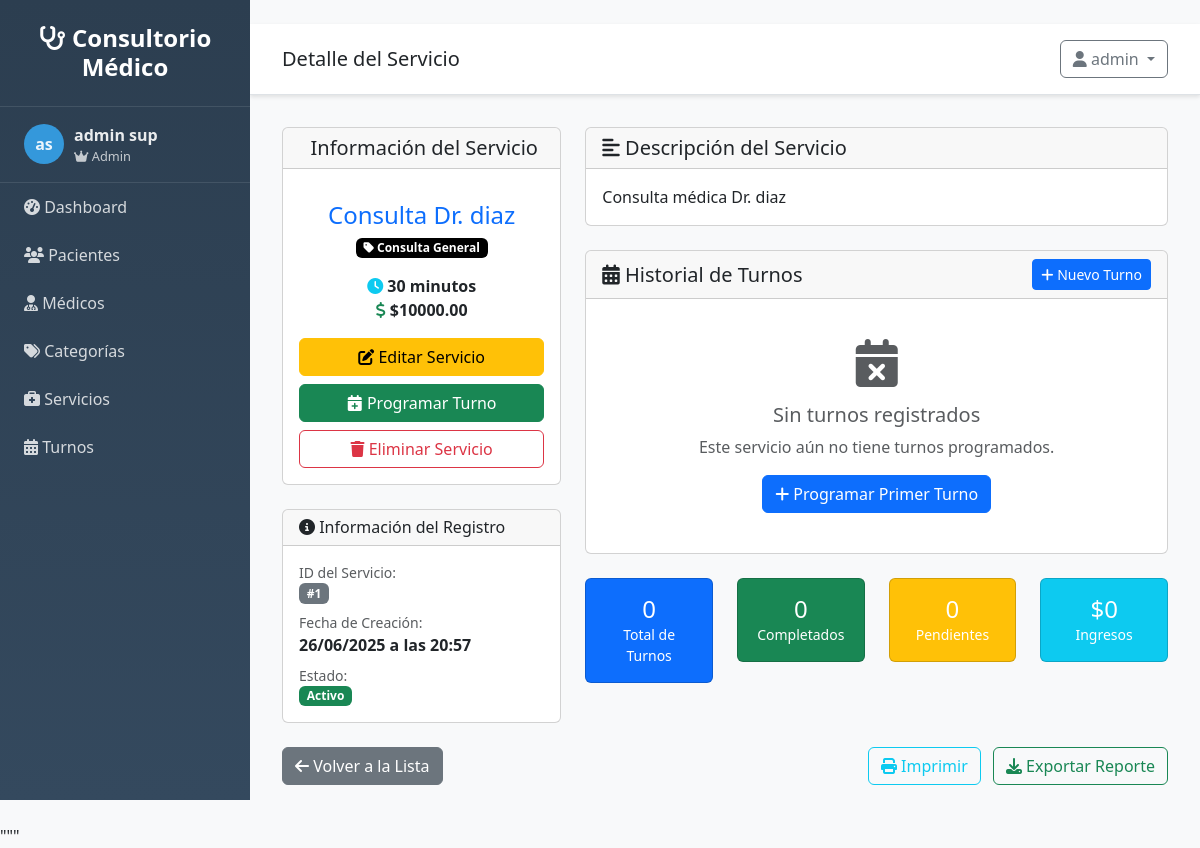
/servicios/1 (signed in), run on an earlier commit of the app's database.
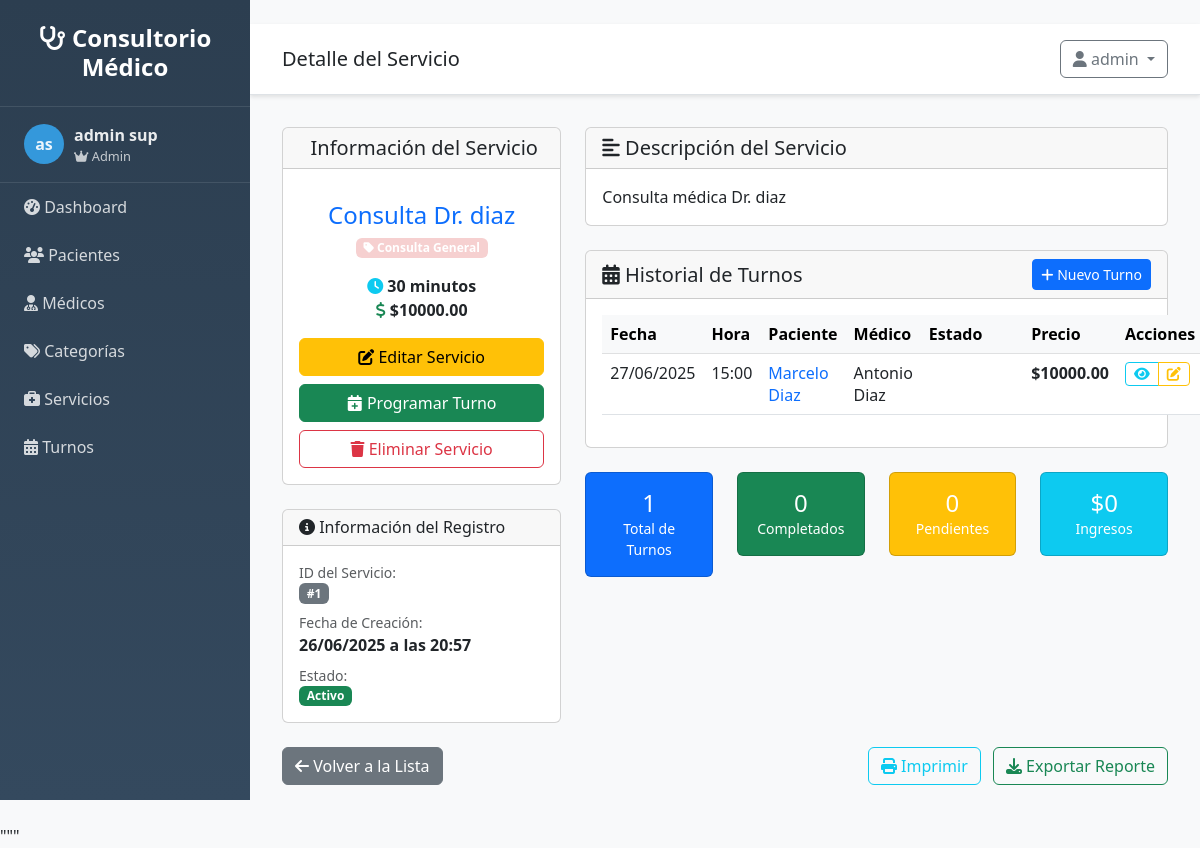
And on a later commit of the database.
### src/models/turno.py (models this page shows, shortened)
class Turno(db.Model):
    __tablename__ = 'turnos'
    id = db.Column(db.Integer, primary_key=True)
    fecha = db.Column(db.Date, nullable=False)
    hora = db.Column(db.Time, nullable=False)
    estado = db.Column(db.String(20), default='pendiente')  # pendiente, confirmado, completado, cancelado
    observaciones = db.Column(db.Text, nullable=True)
    precio_final = db.Column(db.Numeric(10, 2), nullable=True)
    fecha_creacion = db.Column(db.DateTime, default=datetime.utcnow)
    cliente_id = db.Column(db.Integer, db.ForeignKey('clientes.id'), nullable=False)
    profesional_id = db.Column(db.Integer, db.ForeignKey('profesionales.id'), nullable=False)
    servicio_id = db.Column(db.Integer, db.ForeignKey('servicios.id'), nullable=False)

### src/models/cliente.py (models this page shows, shortened)
class Cliente(db.Model):
    __tablename__ = 'clientes'
    id = db.Column(db.Integer, primary_key=True)
    nombre = db.Column(db.String(100), nullable=False)
    apellido = db.Column(db.String(100), nullable=False)
    telefono = db.Column(db.String(20), nullable=True)
    email = db.Column(db.String(120), nullable=True)
    fecha_creacion = db.Column(db.DateTime, default=datetime.utcnow)
    activo = db.Column(db.Boolean, default=True)
    turnos = db.relationship('Turno', backref='cliente', lazy=True)
    @property
    def nombre_completo(self):
        return f"{self.nombre} {self.apellido}"

### src/models/profesional.py (models this page shows, shortened)
class Profesional(db.Model):
    __tablename__ = 'profesionales'
    id = db.Column(db.Integer, primary_key=True)
    nombre = db.Column(db.String(100), nullable=False)
    apellido = db.Column(db.String(100), nullable=False)
    telefono = db.Column(db.String(20), nullable=True)
    email = db.Column(db.String(120), nullable=True)
    especialidad = db.Column(db.String(100), nullable=True)
    activo = db.Column(db.Boolean, default=True)
    fecha_creacion = db.Column(db.DateTime, default=datetime.utcnow)
    turnos = db.relationship('Turno', backref='profesional', lazy=True)
    @property
    def nombre_completo(self):
        return f"{self.nombre} {self.apellido}"

### src/routes/servicios.py (the view)
@servicios_bp.route('/<int:id>')
@login_required
def detalle(id):
    servicio = ServicioService.get_servicio_by_id(id)
    if not servicio:
        flash('Servicio no encontrado', 'error')
        return redirect(url_for('servicios.listar'))
    return render_template('servicios/detalle.html', servicio=servicio)

### src/app.py (called while the page is built)
def create_app(config=None):
    app = Flask(__name__,
                template_folder='../templates',
                static_folder='../static')
    if config:
        app.config.update(config)
    else:
        app.config.from_object(Config)
    init_db(app)
    init_auth(app)
    @app.context_processor
    def inject_user():
        from flask_login import current_user
        return dict(
            current_user=current_user,
            today=date.today(),
            now=datetime.now()
        )
    register_blueprints(app)
    register_template_filters(app)
    register_error_handlers(app)
    @app.route('/')
    def root():
        if current_user.is_authenticated:
            return redirect(url_for('main.index'))
        return redirect(url_for('auth.login'))
    return app

### src/auth.py (called while the page is built)
@login_manager.user_loader
def load_user(user_id):
    try:
        from src.models.usuario import Usuario
        return Usuario.query.get(int(user_id))
    except:
        return None

### src/models/usuario.py (called while the page is built)
    @property
    def nombre_completo(self):
        return f"{self.nombre} {self.apellido}"

    def is_admin(self):
        return self.rol == 'admin'

### templates/servicios/detalle.html (shortened to what the changed rows need)
{% extends "base.html" %}
{% block content %}
<div class="row">
    <div class="col-md-8">
        <div class="card">
            <div class="card-body">
                {% if servicio.turnos %}
                    <div class="table-responsive">
                        <table class="table table-hover">
                            <thead class="table-light">
                                <tr>
                                    <th>Fecha</th>
                                    <th>Hora</th>
                                    <th>Paciente</th>
                                    <th>Médico</th>
                                    <th>Estado</th>
                                    <th>Precio</th>
                                    <th>Acciones</th>
                                </tr>
                            </thead>
                            <tbody>
                                {% for turno in servicio.turnos|sort(attribute='fecha', reverse=true) %}
                                <tr>
                                    <td>{{ turno.fecha.strftime('%d/%m/%Y') }}</td>
                                    <td>{{ turno.hora.strftime('%H:%M') }}</td>
                                    <td>
                                        <a href="{{ url_for('clientes.detalle', id=turno.cliente.id) }}" class="text-decoration-none">
                                            {{ turno.cliente.nombre_completo }}
                                        </a>
                                    </td>
                                    <td>{{ turno.profesional.nombre_completo }}</td>
                                    <td>
                                        <span class="badge status-{{ turno.estado }}">
                                        </span>
                                    </td>
                                    <td>
                                        <strong>${{ "%.2f"|format(turno.precio_final or turno.servicio.precio) }}</strong>
                                    </td>
                                    <td>
                                        <div class="btn-group btn-group-sm">
                                            <a href="{{ url_for('turnos.detalle', id=turno.id) }}"
                                               class="btn btn-outline-info" title="Ver detalle">
                                                <i class="fas fa-eye"></i>
                                            </a>
                                            {% if turno.estado in ['pendiente', 'confirmado'] %}
                                                <a href="{{ url_for('turnos.editar', id=turno.id) }}"
                                                   class="btn btn-outline-warning" title="Editar">
                                                    <i class="fas fa-edit"></i>
                                                </a>
                                            {% endif %}
                                        </div>
                                    </td>
                                </tr>
                                {% endfor %}
                            </tbody>
                        </table>
                    </div>
                {% else %}
                    <div class="text-center py-4">
                        <i class="fas fa-calendar-times fa-3x text-muted mb-3"></i>
                        <h5 class="text-muted">Sin turnos registrados</h5>
                        <p class="text-muted">Este servicio aún no tiene turnos programados.</p>
                        <a href="{{ url_for('turnos.nuevo') }}?servicio_id={{ servicio.id }}" class="btn btn-primary">
                            <i class="fas fa-plus"></i> Programar Primer Turno
                        </a>
                    </div>
                {% endif %}
            </div>
        </div>
        <div class="row mt-4">
            <div class="col-md-3">
                <div class="card bg-primary text-white">
                    <div class="card-body text-center">
                        <h4 class="mb-0">{{ servicio.turnos|length }}</h4>
                        <small>Total de Turnos</small>
                    </div>
                </div>
            </div>
        </div>
    </div>
</div>
{% endblock %}

What changed in the data, as far as the page shows it:
changed Categoria "Consulta General": color "#000000" → "#f6d0d0" (drawn)
added Turno: fecha "27/06/2025", hora "15:00", cliente.nombre_completo "Marcelo Diaz", profesional.nombre_completo "Antonio Diaz", precio_final "10000.00"
Also different on the page:
{{ servicio.turnos|length }}: "0" → "1"
text no longer shown: "Sin turnos registrados Este servicio aún no tiene turnos programados. Programar Primer Turno"
text now shown: "Fecha Hora Paciente Médico Estado Precio Acciones"
